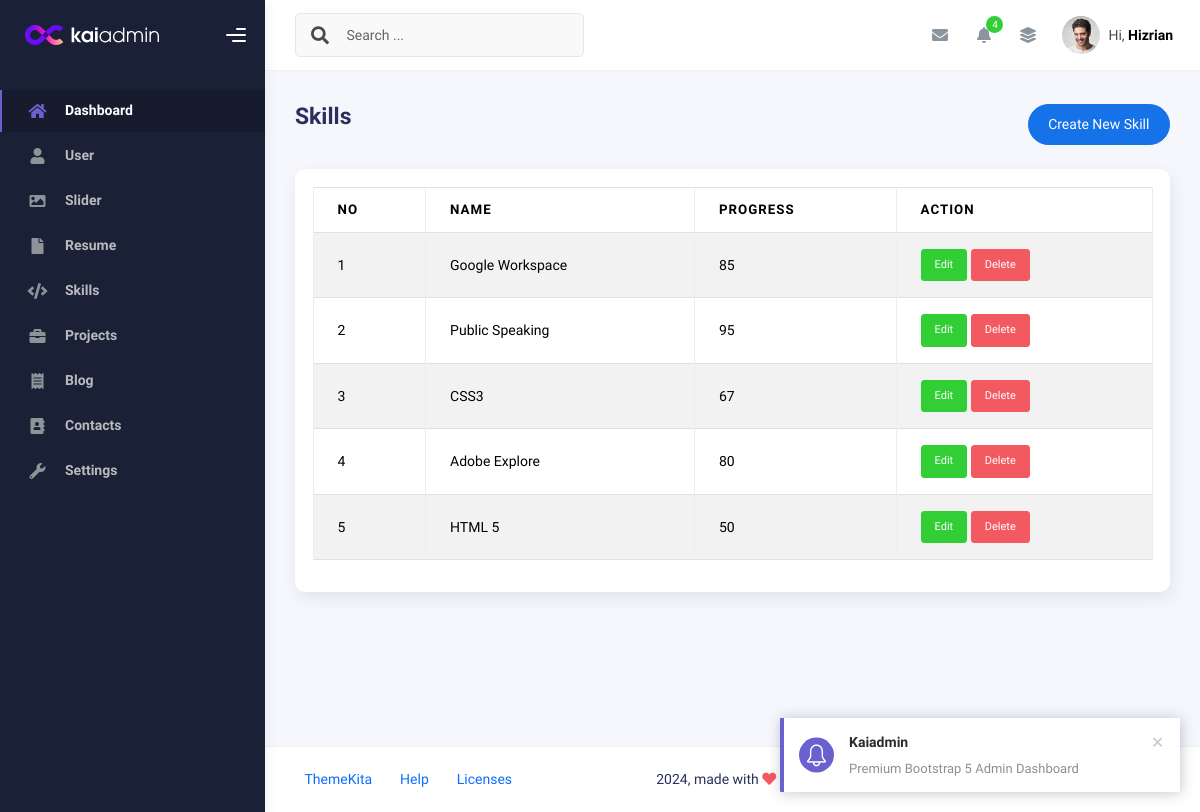
The page /admin/app.php?page=skills (signed in) on the database its author committed.
### tables this page shows
CREATE TABLE `skills` (
  `id` int(11) NOT NULL,
  `name` varchar(50) NOT NULL,
  `progress` int(3) NOT NULL,
  `created_at` timestamp NOT NULL DEFAULT current_timestamp(),
  `updated_at` timestamp NULL DEFAULT NULL ON UPDATE current_timestamp()
);

### admin/skills.php (the view, shortened to what this page needs)
<?php
$query = mysqli_query($conn, "SELECT * FROM skills ORDER BY id DESC");
$rows = mysqli_fetch_all($query, MYSQLI_ASSOC);
?>
<div class="d-flex align-items-left align-items-md-center flex-column flex-md-row pt-2 pb-4">
  <div>
    <h3 class="fw-bold mb-3">Skills</h3>
  </div>
  <div class="ms-md-auto py-2 py-md-0">
    <a href="app.php?page=create-skills" class="btn btn-primary btn-round">Create New Skill</a>
  </div>
</div>
<div class="row">
  <div class="col-sm-6 col-md-12">
    <div class="card">
      <div class="card-body">
        <table class="table table-bordered table-striped">
          <thead>
            <tr>
              <th>No</th>
              <th>Name</th>
              <th>Progress</th>
              <th>Action</th>
            </tr>
          </thead>
          <tbody>
            <?php foreach ($rows as $index => $row): ?>
              <tr>
                <td><?php echo $index += 1 ?></td>
                <td><?php echo $row['name'] ?></td>
                <td><?php echo $row['progress'] ?></td>
                <td>
                  <a class="btn btn-success btn-sm"
                    href="app.php?page=create-skills&edit=<?php echo $row['id'] ?>">Edit</a>
                  <a onclick="return confirm('Are you sure want to delete this data?')"
                    class="btn btn-danger btn-sm"
                    href="app.php?page=skills&delete=<?php echo $row['id'] ?>">Delete</a>
                </td>
              </tr>
            <?php endforeach ?>
          </tbody>
        </table>
      </div>
    </div>
  </div>
</div>

### rows shown on the page
skills: index "1", name "Google Workspace", progress "85"
skills: index "2", name "Public Speaking", progress "95"
skills: index "3", name "CSS3", progress "67"
skills: index "4", name "Adobe Explore", progress "80"
skills: index "5", name "HTML 5", progress "50"
